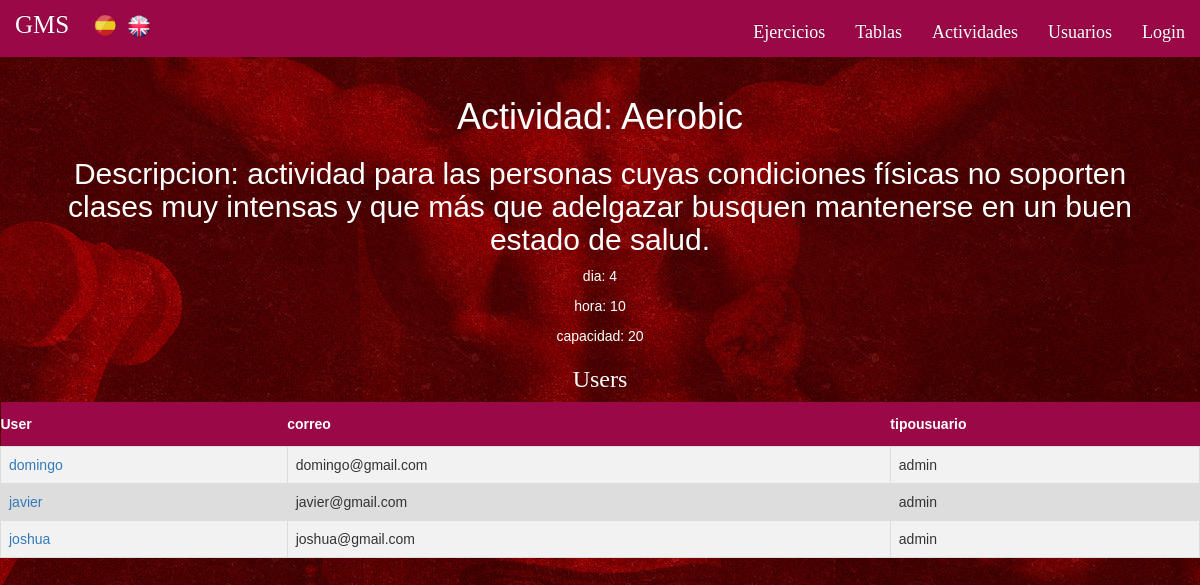
Page /index.php?controller=actividades&action=view&idactividad=1 on the committed database.
### tables this page shows
CREATE TABLE IF NOT EXISTS `Actividad` (
  `idactividad` INT NOT NULL AUTO_INCREMENT,
  `nombreactividad` VARCHAR(45) NULL,
  `descripcionactividad` VARCHAR(1000) NULL,
  `dia`INT NULL,
  `hora` INT NULL,
  `capacidad` INT NULL,
   PRIMARY KEY (`idactividad`));

CREATE TABLE IF NOT EXISTS `Usuario` (
  `nombreusuario` VARCHAR(45) NOT NULL,
  `contraseña` VARCHAR(45) NULL,
  `correo` VARCHAR(45) NULL,
  `tipousuario` VARCHAR(15) NULL,
  PRIMARY KEY (`nombreusuario`));

### core/ViewManager.php (called while the page is built, shortened)
<?php
class ViewManager {
	private $fragmentContents = array();
	private $variables = array();
	private $currentFragment = self::DEFAULT_FRAGMENT;
	private $layout = "default";
	private function saveCurrentFragment() {
		$this->fragmentContents[$this->currentFragment].=ob_get_contents();
	}
	public function moveToFragment($name) {
		$this->currentFragment = $name;
	}
	public function getFragment($fragment, $default="") {
		if (!isset($this->fragmentContents[$fragment])) {
			return $default;
		}
		return $this->fragmentContents[$fragment];
	}
	public function setVariable($varname, $value, $flash=false) {
		$this->variables[$varname] = $value;
	}
	public function getVariable($varname, $default=NULL) {
		if (!isset($this->variables[$varname])) {
			return $default;
		}
		return $this->variables[$varname];
	}
	public function render($controller, $viewname) {
		include(__DIR__."/../view/$controller/$viewname.php");
		$this->renderLayout();
	}
	private function renderLayout() {
		include(__DIR__."/../view/layouts/".$this->layout.".php");
	}
	private static $viewmanager_singleton = NULL;
	public static function getInstance() {
		if (self::$viewmanager_singleton == null) {
			self::$viewmanager_singleton = new ViewManager();
		}
		return self::$viewmanager_singleton;
	}
}

### controller/ActividadesController.php (called while the page is built, shortened)
<?php
require_once(__DIR__."/../model/Actividad.php");
require_once(__DIR__."/../model/ActividadMapper.php");
require_once(__DIR__."/../model/User.php");
require_once(__DIR__."/../core/ViewManager.php");
class ActividadesController extends BaseController {
	private $actividadMapper;
	public function __construct() {
		$this->actividadMapper = new ActividadMapper();
	}
	public function view(){
		$actividadid = $_GET["idactividad"];
		$actividad = $this->actividadMapper->findById($actividadid);
		$users = $this->actividadMapper->findUsuariosActividad($actividadid);
		$this->view->setVariable("users", $users);
		$this->view->setVariable("actividad", $actividad);
		$this->view->render("actividades", "view");
	}
}
	?>

### index.php (called while the page is built, shortened)
<?php
function run() {
	try {
		$controller = loadController($_GET["controller"]);
		$actionName = $_GET["action"];
		$controller->$actionName();
	} catch(Exception $ex) {
		die("An exception occured!!!!!".$ex->getMessage());
	}
}
function loadController($controllerName) {
	return new $controllerClassName();
}
run();
?>

### view/messages/messages_es.php (called while the page is built)
<?php
$i18n_messages = array()
?>

### core/I18n.php (called while the page is built, shortened)
<?php
class I18n {
	private $messages;
	public function setLanguage($language) {
		$this->messages = $i18n_messages;
	}
	public function i18n($key) {
		if (isset($this->messages[$key])){
			return $this->messages[$key];
		}else{
			return $key;
		}
	}
	private static $i18n_singleton = null;
	public static function getInstance() {
		if (self::$i18n_singleton == NULL) {
			self::$i18n_singleton = new I18n();
		}
		return self::$i18n_singleton;
	}
}
function i18n($key) {
	return I18n::getInstance()->i18n($key);
}

### model/Actividad.php (called while the page is built, shortened)
<?php
class Actividad {
    private $nombreactividad;
    private $descripcionactividad;
    private $dia;
    private $hora;
    private $capacidad;
    public function __construct($idactividad="" , $nombreactividad="", $descripcionactividad="" , $dia="" , $hora="",
		$capacidad="") {
        $this->nombreactividad = $nombreactividad;
        $this->descripcionactividad = $descripcionactividad;
        $this->dia = $dia;
        $this->hora = $hora;
        $this->capacidad = $capacidad;
    }
	public function getnombreactividad (){
        return $this ->nombreactividad;
    }
    public function getdescripcionactividad (){
        return $this ->descripcionactividad;
    }
	public function getdia (){
        return $this ->dia;
    }
    public function gethora (){
        return $this ->hora;
    }
    public function getcapacidad (){
        return $this ->capacidad;
    }
}
?>

### model/ActividadMapper.php (called while the page is built, shortened)
<?php
require_once(__DIR__."/../core/PDOConnection.php");
require_once(__DIR__."/../model/User.php");
require_once(__DIR__."/../model/Actividad.php");
class ActividadMapper {
	private $db;
	public function __construct() {
		$this->db = PDOConnection::getInstance();
	}
	public function findById($actividadid){
		$stmt = $this->db->prepare("SELECT * FROM actividad WHERE idactividad=?");
		$stmt->execute(array($actividadid));
		$actividad = $stmt->fetch(PDO::FETCH_ASSOC);
		if($actividad != null) {
			return new Actividad(
			$actividad["idactividad"],
			$actividad["nombreactividad"],
			$actividad["descripcionactividad"],
			$actividad["dia"],
			$actividad["hora"],
			$actividad["capacidad"]
			);
		} else {
			return NULL;
		}
	}
	public function findUsuariosActividad($idActividad){
		$stmt = $this->db->prepare("SELECT Usuario_nombreusuario FROM Usuario_apunta_Actividades WHERE Actividad_idactividad=?");
		$stmt->execute(array($idActividad));
		$nombreusuarios = $stmt->fetchAll(PDO::FETCH_ASSOC);
		$usuarios_array = array();
		if(sizeof($nombreusuarios) > 0){
			foreach ($nombreusuarios as $usuarionombre) {
				$stmt = $this->db->prepare("SELECT * FROM usuario WHERE nombreusuario=?");
				$stmt->execute(array($nombreusuarios[0]["Usuario_nombreusuario"]));
				$user = $stmt->fetch(PDO::FETCH_ASSOC);
				if($user != null) {
					$user = new User(
					$user["nombreusuario"],
					$user["contraseña"],
					$user["correo"],
					$user["tipousuario"]);
					array_push($usuarios_array, $user);
				}
					array_splice($nombreusuarios , 0 ,1);
			}
		}
		return $usuarios_array;
	}
	}

### core/PDOConnection.php (called while the page is built)
<?php
class PDOConnection {
	private static $dbhost = "127.0.0.1";
	private static $dbname = "gymgms";
	private static $dbuser = "gymuser";
	private static $dbpass = "gympass";
	private static $db_singleton = null;
	public static function getInstance() {
		if (self::$db_singleton == null) {
			self::$db_singleton = new PDO(
			"mysql:host=".self::$dbhost.";dbname=".self::$dbname.";charset=utf8",
			self::$dbuser,
			self::$dbpass,
			array(
				PDO::ATTR_EMULATE_PREPARES => false,
				PDO::ATTR_ERRMODE => PDO::ERRMODE_EXCEPTION
			)
		);
	}
	return self::$db_singleton;
}
}
?>

### model/User.php (called while the page is built, shortened)
<?php
class User {
	private $nombreusuario;
	private $correo;
	private $tipousuario;
	public function __construct($nombreusuario=NULL, $contraseña=NULL, $correo=NULL, $tipousuario=NULL) {
		$this->nombreusuario = $nombreusuario;
		$this->correo = $correo;
		$this->tipousuario = $tipousuario;
	}
	public function getUsername() {
		return $this->nombreusuario;
	}
	public function getMail() {
		return $this->correo;
	}
	public function getUserType() {
		return $this->tipousuario;
	}
}

### view/actividades/view.php (the view, shortened to what this page needs)
<?php
require_once(__DIR__."/../../core/ViewManager.php");
$view = ViewManager::getInstance();
$actividad = $view->getVariable("actividad");
$users = $view->getVariable("users");
?>
<div id="ver-ejercicio">
<h1><?= i18n("Actividad").": ".htmlentities($actividad->getnombreactividad()) ?></h1>
<h2>
	<?= i18n("Descripcion").": ".htmlentities($actividad->getdescripcionactividad()) ?>
</h2>
<p>
	<?= i18n("dia").": ".htmlentities($actividad->getdia()) ?>
</p>
<p>
	<?= i18n("hora").": ".htmlentities($actividad->gethora()) ?>
</p>
<p>
	<?= i18n("capacidad").": ".htmlentities($actividad->getcapacidad()) ?>
</p>
</div>
<h3><?= i18n("Users") ?></h3>
<table class='tablas'>
	<tr>
		<th><?= i18n("User")?></th><th><?= i18n("correo")?></th><th><?= i18n("tipousuario")?></th>
	</tr>
<?php foreach($users as $user): ?>
	<tr>
		<td>
			<a href="index.php?controller=users&amp;action=view&amp;nombreusuario=<?= $user->getUsername() ?>"><?= htmlentities($user->getUsername()) ?></a>
		</td>
		<td>
			<?= $user->getMail() ?>
		</td>
		<td>
			<?= $user->getUserType() ?>
		</td>
	</tr>
<?php endforeach; ?>

### view/layouts/default.php (shortened to what this page needs)
<?php
$view = ViewManager::getInstance();
$currentuser = $view->getVariable("currentusername");
?><!DOCTYPE html>
<html>
<head>
	<link rel="stylesheet" href="https://maxcdn.bootstrapcdn.com/bootstrap/3.3.5/css/bootstrap.min.css">
	<link rel="stylesheet" href="https://maxcdn.bootstrapcdn.com/bootstrap/3.3.5/css/bootstrap-theme.min.css">
	<link rel="stylesheet" href="css/style.css" type="text/css">
</head>
<body  class="body-index">
	<header>
		<nav class="navbar navbar-inverse" id="navfontcolor">
	    <div class="container-fluid">
	      <div class="navbar-header">
	        <a class="navbar-brand" href="index.php?controller=users&amp;action=inicio">GMS</a>
	      </div>
				<span id="spanlang"> <?php include(__DIR__."/language_select_element.php");?> </span>
				<ul class="nav navbar-nav navbar-right">
					<li><a href="index.php?controller=ejercicios&amp;action=index"><?= i18n("Ejercicios") ?></a></li>
					<li><a href="index.php?controller=tablas&amp;action=index"><?= i18n("Tablas") ?></a></li>
					<li><a href="index.php?controller=actividades&amp;action=index"><?= i18n("Actividades") ?></a></li>
					<li><a href="index.php?controller=users&amp;action=index"><?= i18n("Usuarios") ?></a></li>
					<?php if (isset($currentuser)): ?>
	        <li><p class="navbar-text"><span class="glyphicon glyphicon-user"></span> <?= $currentuser; ?> </p></li>
					 <li><a href="index.php?controller=users&amp;action=logout"><span class="glyphicon glyphicon-log-in"></span> <?= i18n("Cerrar sesion") ?></a></li>
				 <?php else: ?>
					<li><a href="index.php?controller=users&amp;action=login"><?= i18n("Login") ?></a></li>
					<?php endif ?>
	      </ul>
		</nav>
	</header>
	<main>
		<?= $view->getFragment(ViewManager::DEFAULT_FRAGMENT) ?>
	</main>
</body>
</html>

### view/layouts/language_select_element.php (shortened to what this page needs)
<ul id="languagechooser">
	<li><a href="index.php?controller=language&amp;action=change&amp;lang=es">
		<img border="0" alt="Español" src="css/spanish_flag.png" width="24" height="24">	</a></li>
	<li><a href="index.php?controller=language&amp;action=change&amp;lang=en">
		<img border="0" alt="English" src="css/english_flag.png" width="24" height="24">
	</a></li>
</ul>

### css/style.css (style rules this page uses)
body, header { font-family: 'Raleway'; overflow: auto; }
.navbar { border-radius: 0px; background: #9B0847; border: none; }
.body-index { background-image: url("fondorojo.jpg"); background-position: top center; background-repeat: no-repeat; }
h1, h3 { color: white; text-align: center; }
#ver-ejercicio { font-family: "Trebuchet MS", Arial, Helvetica, sans-serif; text-align: center; color: white; padding-left: 30px; padding-right: 30px; }
.tablas { font-family: "Trebuchet MS", Arial, Helvetica, sans-serif; border-collapse: collapse; width: 100%; }
.tablas td, #tablas th { border: 1px solid #ddd; padding: 8px; }
.tablas tr:nth-child(even) { background-color: #f2f2f2; }
.tablas tr { background-color: #ddd; }
.tablas th { padding-top: 12px; padding-bottom: 12px; text-align: left; background-color: #9B0847; color: white; }
#languagechooser li, ul { display: inline-block; padding: 7px 0px 0px 5px; }
#navfontcolor p, #navfontcolor a { color: white; }
.navbar-brand { font-size: 25px; }
.navbar-right { font-size: 18px; }

### rows in the picture
actividad: nombreactividad "Aerobic", descripcionactividad "actividad para las personas cuyas condiciones físicas no soporten clases muy intensas y que más que adelgazar busquen mantenerse en un buen estado de salud.", dia "4", hora "10", capacidad "20"
usuario: nombreusuario "domingo", correo "domingo@gmail.com", tipousuario "admin"
usuario: nombreusuario "javier", correo "javier@gmail.com", tipousuario "admin"
usuario: nombreusuario "joshua", correo "joshua@gmail.com", tipousuario "admin"

### other values in the picture
i18n("Ejercicios") "Ejercicios"
i18n("Tablas") "Tablas"
i18n("Actividades") "Actividades"
i18n("Usuarios") "Usuarios"
i18n("Login") "Login"
i18n("Actividad") "Actividad"
i18n("Descripcion") "Descripcion"
i18n("dia") "dia"
i18n("hora") "hora"
i18n("capacidad") "capacidad"
i18n("Users") "Users"
i18n("User") "User"
i18n("correo") "correo"
i18n("tipousuario") "tipousuario"
